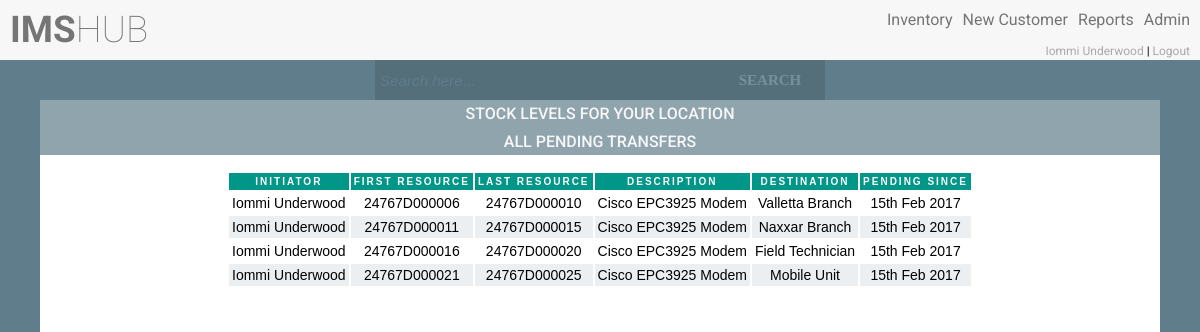
The page /main.php (signed in) on the database as committed earlier.
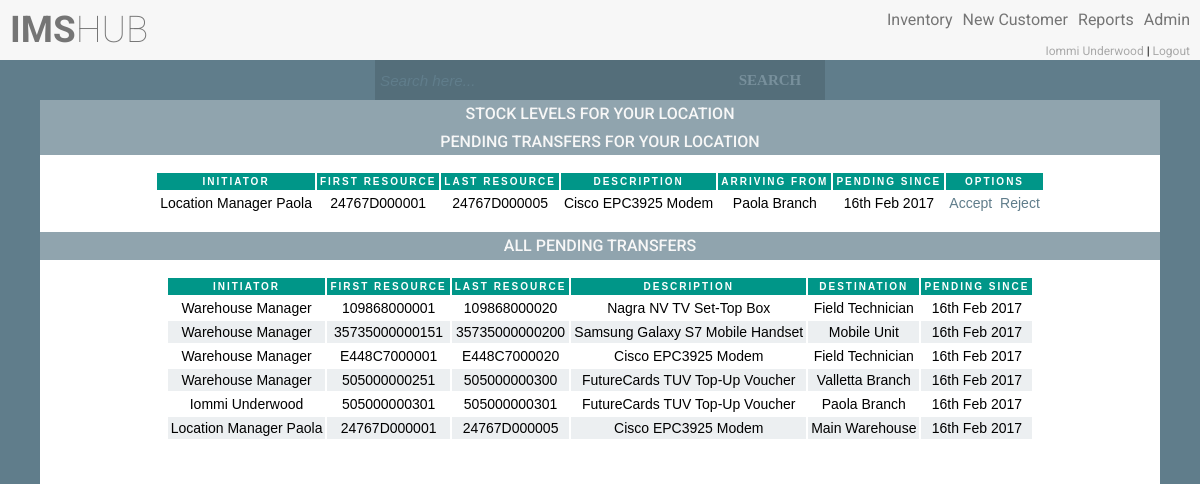
The same page on the database as committed later.
### tables this page shows
CREATE TABLE `inventory_transfers` (
  `transfer_id` int(11) NOT NULL AUTO_INCREMENT,
  `creation_uid` int(11) NOT NULL,
  `closing_uid` int(11) DEFAULT NULL,
  `from_resource` varchar(50) NOT NULL,
  `to_resource` varchar(50) NOT NULL,
  `description` varchar(100) NOT NULL,
  `from_location` varchar(50) NOT NULL,
  `to_location` varchar(50) NOT NULL,
  `status_id` int(11) NOT NULL,
  `timestamp` timestamp NOT NULL DEFAULT CURRENT_TIMESTAMP ON UPDATE CURRENT_TIMESTAMP,
  PRIMARY KEY (`transfer_id`),
  KEY `fk_inventory_transfers_statuses_idx` (`status_id`),
  CONSTRAINT `fk_inventory_transfers_statuses` FOREIGN KEY (`status_id`) REFERENCES `inventory_transfers_statuses` (`status_id`) ON DELETE NO ACTION ON UPDATE NO ACTION
);

CREATE TABLE `resource_locations` (
  `resource_location_id` int(11) NOT NULL AUTO_INCREMENT,
  `resource_location_name` varchar(50) NOT NULL,
  `resource_location_description` varchar(200) NOT NULL,
  `resource_location_type_id` int(11) NOT NULL,
  PRIMARY KEY (`resource_location_id`),
  UNIQUE KEY `uq_resource_location_name` (`resource_location_name`),
  UNIQUE KEY `uq_resource_location_description` (`resource_location_description`),
  KEY `fk_resource_location_type_id` (`resource_location_type_id`),
  CONSTRAINT `fk_resource_location_type_id` FOREIGN KEY (`resource_location_type_id`) REFERENCES `resource_location_types` (`resource_location_type_id`)
);

### classes/db.php (called while the page is built, shortened)
<?php
class db
{
    private static $_instance = null;
    private $_pdo,
            $_query,
            $_error = false,
            $_results,
            $_count = 0;
    private function __construct()
    {
        try {
            $this->_pdo = new PDO('mysql:host=' . config::get('mysql/host') . ';dbname=' . config::get('mysql/db'), config::get('mysql/username'), config::get('mysql/password'));
        } catch (PDOException $e) {
            die($e->getMessage());
        }
    }
    public static function getInstance()
    {
        if (!isset(self::$_instance)) {
            self::$_instance = new db();
        }
        return self::$_instance;
    }
    public function query($sql, $params = array())
    {
        $this->_error = false;
        if ($this->_query = $this->_pdo->prepare($sql)) {
            $x = 1;
            if (count($params)) {
                foreach ($params as $param) {
                    $this->_query->bindValue($x, $param);
                    $x++;
                }
            }
            if ($this->_query->execute()) {
                $this->_results = $this->_query->fetchAll(PDO::FETCH_OBJ);
                $this->_count = $this->_query->rowCount();
            } else {
                $this->_error = true;
            }
        }
        return $this;
    }
    public function action($action, $table, $where = array()){
        if (count($where) === 3) {
            $operators = array('=', '>', '<', '>=', '<=');
            $field      = $where[0];
            $operator   = $where[1];
            $value      = $where[2];
            if (in_array($operator, $operators)) {
                $sql = "{$action} from {$table} where {$field} {$operator} ?";
                if (!$this->query($sql, array($value))->error()) {
                    return $this;
                }
            }
        }
        return false;
    }
    public function get($table, $where){
        return $this->action('select *', $table, $where);
    }
    public function results()
    {
        return $this->_results;
    }
    public function first(){
        return $this->results()[0];
    }
    public function error()
    {
        return $this->_error;
    }
    public function count()
    {
        return $this->_count;
    }
}

### classes/config.php (called while the page is built)
<?php
class config
{
    public static function get($path = null)
    {
        if ($path) {
            $config = $GLOBALS['config'];
            $path = explode('/', $path);
            foreach ($path as $bit) {
                if (isset($config[$bit])) {
                    $config = $config[$bit];
                }
            }
            return $config;
        }
        return false;
    }
}

### functions/sanitize.php (called while the page is built)
<?php
function escape($string){
    return htmlentities($string, ENT_QUOTES, 'UTF-8');
}

### Classes/user.php (called while the page is built, shortened)
<?php
class user
{
    private $_db,
            $_data,
            $_sessionName,
            $_cookieName,
            $_isLoggedIn,
            $_profile,
            $_usersList;
    public function __construct($user = null){
        $this->_db = db::getInstance();
        $this->_sessionName = config::get('session/session_name');
        if (!$user){
            if (session::exists($this->_sessionName)){
                $user = session::get($this->_sessionName);
                if ($this->find($user)){
                    $this->_isLoggedIn = true;
                } else {
                }
            }
        } else {
            $this->find($user);
        }
    }
    public function find($user = null){
        if ($user) {
            $field = (is_numeric($user)) ? 'uid' : 'username';
            $data = $this->_db->get('users', array($field, '=', $user));
            if ($data->count()){
                $this->_data = $data->first();
                return true;
            }
        }
        return false;
    }
    public function hasPermission($key){
        $type = $this->_db->get('user_types', array('user_type_id', '=', $this->data()->user_type_id));
        if ($type->count()){
            $permissions = json_decode($type->first()->user_permissions, true);
            if (isset($permissions[$key]) == true){
                return true;
            }
        }
        return false;
    }
    public function data(){
        return $this->_data;
    }
}

### classes/session.php (called while the page is built, shortened)
<?php
class session
{
    public static function exists($name){
        return (isset($_SESSION[$name])) ? true : false;
    }
    public static function get($name){
        return $_SESSION[$name];
    }
}

### classes/inventory.php (the view, shortened to what the changed rows need)
<?php
class inventory
{
    private $_db,
        $_data;
    public function __construct($user = null)
    {
        $this->_db = db::getInstance();
    }
            ?>
                <?php
    public function showPendingTransfers()
    {
        $user = new user();
        $userLocation = escape($user->data()->resource_location_id);
        $sql = "SELECT
                it.transfer_id,
                concat(u.name, ' ' , u.surname) as full_name,
                it.from_resource,
                it.to_resource,
                it.description,
                rl.resource_location_name,
                it.to_location,
                date_format(it.timestamp,'%D %b %Y') as pending_since
                FROM ims.inventory_transfers it
                    inner join
                    ims.users u on it.creation_uid = u.uid
                    inner join
                    ims.resource_locations rl on it.from_location = rl.resource_location_id
                    inner join
                    ims.inventory_transfers_statuses its on it.status_id = its.status_id
                where to_location = {$userLocation} and it.status_id = 1";
        $get = $this->_db->query($sql);
        if (!$get->count()) {
        } else {
            ?>
            <div class="separator">
                <h2>Pending Transfers for your location</h2>
            </div>
            <div class="center-table">
                <table>
                    <tr>
                        <th>Initiator</th>
                        <th>First Resource</th>
                        <th>Last Resource</th>
                        <th>Description</th>
                        <th>Arriving From</th>
                        <th>Pending Since</th>
                        <th colspan="2">Options</th>
                    </tr>
                    <?php
                    foreach ($get->results() as $t) {
                        $transferId = escape($t->transfer_id);
                        $initiator = escape($t->full_name);
                        $firstResource = escape($t->from_resource);
                        $lastResource = escape($t->to_resource);
                        $description = escape($t->description);
                        $arrivingFrom = escape($t->resource_location_name);
                        $destination = escape($t->to_location);
                        $pendingSince = escape($t->pending_since);
                        echo '<tr>';
                        echo '<td>' . $initiator . '</td>';
                        echo '<td>' . $firstResource . '</td>';
                        echo '<td>' . $lastResource . '</td>';
                        echo '<td>' . $description . '</td>';
                        echo '<td>' . $arrivingFrom . '</td>';
                        echo '<td>' . $pendingSince . '</td>';
                        if ($user->hasPermission('acceptTransfer') || $user->hasPermission('allAccess')) {
                            echo '<td><a href="acceptTransfer.php?id=' . $transferId . '&firstResource=' . $firstResource . '&lastResource=' . $lastResource . '&destination=' . $destination . '">Accept</a></td>';
                        } else {
                            echo '<td></td>';
                        }
                        if ($user->hasPermission('rejectTransfer') || $user->hasPermission('allAccess')) {
                            echo '<td><a href="rejectTransfer.php?id=' . $transferId . '&firstResource=' . $firstResource . '&lastResource=' . $lastResource . '">Reject</a></td>';
                        } else {
                            echo '<td></td>';
                        }
                        echo '</tr>';
                    }
                    ?>
                </table>
            </div>
            <?php
        }
    }
    public function showAllPendingTransfers()
    {
        $sql = "SELECT
                concat(u.name, ' ' , u.surname) as full_name,
                it.from_resource,
                it.to_resource,
                it.description,
                rl.resource_location_name,
                date_format(it.timestamp,'%D %b %Y') as pending_since
                FROM ims.inventory_transfers it
                    inner join
                    ims.users u on it.creation_uid = u.uid
                    inner join
                    ims.resource_locations rl on it.to_location = rl.resource_location_id
                    inner join
                    ims.inventory_transfers_statuses its on it.status_id = its.status_id
                    where it.status_id = 1";
        $get = $this->_db->query($sql);
        if (!$get->count()) {
        } else {
            ?>
            <div class="separator">
                <h2>All Pending Transfers</h2>
            </div>
            <div class="center-table">
                <table>
                    <tr>
                        <th>Initiator</th>
                        <th>First Resource</th>
                        <th>Last Resource</th>
                        <th>Description</th>
                        <th>Destination</th>
                        <th>Pending Since</th>
                    </tr>
                    <?php
                    foreach ($get->results() as $t) {
                        $initiator = escape($t->full_name);
                        $firstResource = escape($t->from_resource);
                        $lastResource = escape($t->to_resource);
                        $description = escape($t->description);
                        $arrivingFrom = escape($t->resource_location_name);
                        $pendingSince = escape($t->pending_since);
                        echo '<tr>';
                        echo '<td>' . $initiator . '</td>';
                        echo '<td>' . $firstResource . '</td>';
                        echo '<td>' . $lastResource . '</td>';
                        echo '<td>' . $description . '</td>';
                        echo '<td>' . $arrivingFrom . '</td>';
                        echo '<td>' . $pendingSince . '</td>';
                        echo '</tr>';
                    }
                    ?>
                </table>
            </div>
            <?php
        }
    }
    public function stockLevels($userLocation){
        ?>
        <div class="separator">
            <h2>Stock levels for your location</h2>
        </div>
        <?php
    }
}

Rows that differ between the two databases and show on the page:
no longer on this page (row edited): inventory_transfers: initiator "Iommi Underwood", from_resource "24767D000006", to_resource "24767D000010", description "Cisco EPC3925 Modem", resource_locations.resource_location_name "Valletta Branch", pendingSince "15th Feb 2017", shown under "ALL PENDING TRANSFERS"
no longer on this page (row edited): inventory_transfers: initiator "Iommi Underwood", from_resource "24767D000011", to_resource "24767D000015", description "Cisco EPC3925 Modem", resource_locations.resource_location_name "Naxxar Branch", pendingSince "15th Feb 2017", shown under "ALL PENDING TRANSFERS"
no longer on this page (row edited): inventory_transfers: initiator "Iommi Underwood", from_resource "24767D000016", to_resource "24767D000020", description "Cisco EPC3925 Modem", resource_locations.resource_location_name "Field Technician", pendingSince "15th Feb 2017", shown under "ALL PENDING TRANSFERS"
no longer on this page (row edited): inventory_transfers: initiator "Iommi Underwood", from_resource "24767D000021", to_resource "24767D000025", description "Cisco EPC3925 Modem", resource_locations.resource_location_name "Mobile Unit", pendingSince "15th Feb 2017", shown under "ALL PENDING TRANSFERS"
added inventory_transfers: initiator "Location Manager Paola", from_resource "24767D000001", to_resource "24767D000005", description "Cisco EPC3925 Modem", resource_locations.resource_location_name "Paola Branch", pendingSince "16th Feb 2017", resource_locations.resource_location_name "Main Warehouse"
now on this page (row edited): inventory_transfers: initiator "Warehouse Manager", from_resource "109868000001", to_resource "109868000020", description "Nagra NV TV Set-Top Box", resource_locations.resource_location_name "Field Technician", pendingSince "16th Feb 2017", shown under "ALL PENDING TRANSFERS"
now on this page (row edited): inventory_transfers: initiator "Warehouse Manager", from_resource "35735000000151", to_resource "35735000000200", description "Samsung Galaxy S7 Mobile Handset", resource_locations.resource_location_name "Mobile Unit", pendingSince "16th Feb 2017", shown under "ALL PENDING TRANSFERS"
now on this page (row edited): inventory_transfers: initiator "Warehouse Manager", from_resource "E448C7000001", to_resource "E448C7000020", description "Cisco EPC3925 Modem", resource_locations.resource_location_name "Field Technician", pendingSince "16th Feb 2017", shown under "ALL PENDING TRANSFERS"
now on this page (row edited): inventory_transfers: initiator "Warehouse Manager", from_resource "505000000251", to_resource "505000000300", description "FutureCards TUV Top-Up Voucher", resource_locations.resource_location_name "Valletta Branch", pendingSince "16th Feb 2017", shown under "ALL PENDING TRANSFERS"
now on this page (row edited): inventory_transfers: initiator "Iommi Underwood", from_resource "505000000301", to_resource "505000000301", description "FutureCards TUV Top-Up Voucher", resource_locations.resource_location_name "Paola Branch", pendingSince "16th Feb 2017", shown under "ALL PENDING TRANSFERS"
Other text that changed with them:
text now shown: "PENDING TRANSFERS FOR YOUR LOCATION INITIATOR FIRST RESOURCE LAST RESOURCE DESCRIPTION ARRIVING FROM PENDING SINCE OPTIONS"
